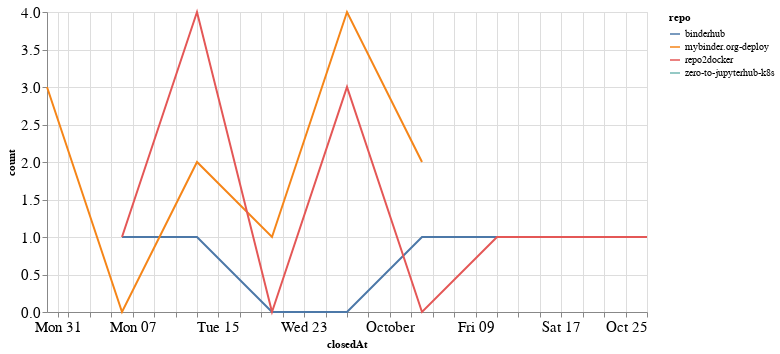

The notebook cell this image was saved under:
### Code cell
closed_by_time = closed_by.groupby('repo').resample('W', on='closedAt').count()['author'].reset_index()
closed_by_time = closed_by_time.rename(columns={'author': 'count'})

alt.Chart(closed_by_time, width=600).mark_line().encode(
    x='closedAt',
    y='count',
    color='repo',
    tooltip="repo"
)

### Figure 1 — Vega-Lite specification as saved in the notebook (floating-point values rounded to 4 significant figures)
{"config": {"axisLeft": {"labelFontSize": 15}, "axisBottom": {"labelFontSize": 15}}, "data": {"name": "data-d82031f0599d7a769511d816a55882ff"}, "mark": "line", "encoding": {"color": {"type": "nominal", "field": "repo"}, "tooltip": {"type": "nominal", "field": "repo"}, "x": {"type": "temporal", "field": "closedAt"}, "y": {"type": "quantitative", "field": "count"}}, "width": 600, "$schema": "https://vega.github.io/schema/vega-lite/v4.8.1.json", "datasets": {"data-d82031f0599d7a769511d816a55882ff": [{"repo": "binderhub", "closedAt": "2020-09-06T00:00:00", "count": 1}, {"repo": "binderhub", "closedAt": "2020-09-13T00:00:00", "count": 1}, {"repo": "binderhub", "closedAt": "2020-09-20T00:00:00", "count": 0}, {"repo": "binderhub", "closedAt": "2020-09-27T00:00:00", "count": 0}, {"repo": "binderhub", "closedAt": "2020-10-04T00:00:00", "count": 1}, {"repo": "binderhub", "closedAt": "2020-10-11T00:00:00", "count": 1}, {"repo": "mybinder.org-deploy", "closedAt": "2020-08-30T00:00:00", "count": 3}, {"repo": "mybinder.org-deploy", "closedAt": "2020-09-06T00:00:00", "count": 0}, {"repo": "mybinder.org-deploy", "closedAt": "2020-09-13T00:00:00", "count": 2}, {"repo": "mybinder.org-deploy", "closedAt": "2020-09-20T00:00:00", "count": 1}, {"repo": "mybinder.org-deploy", "closedAt": "2020-09-27T00:00:00", "count": 4}, {"repo": "mybinder.org-deploy", "closedAt": "2020-10-04T00:00:00", "count": 2}, {"repo": "repo2docker", "closedAt": "2020-09-06T00:00:00", "count": 1}, {"repo": "repo2docker", "closedAt": "2020-09-13T00:00:00", "count": 4}, {"repo": "repo2docker", "closedAt": "2020-09-20T00:00:00", "count": 0}, {"repo": "repo2docker", "closedAt": "2020-09-27T00:00:00", "count": 3}, {"repo": "repo2docker", "closedAt": "2020-10-04T00:00:00", "count": 0}, {"repo": "repo2docker", "closedAt": "2020-10-11T00:00:00", "count": 1}, {"repo": "repo2docker", "closedAt": "2020-10-18T00:00:00", "count": 1}, {"repo": "repo2docker", "closedAt": "2020-10-25T00:00:00", "count": 1}, {"repo": "zero-to-jupyterhub-k8s", "closedAt": "2020-10-18T00:00:00", "count": 1}]}}
